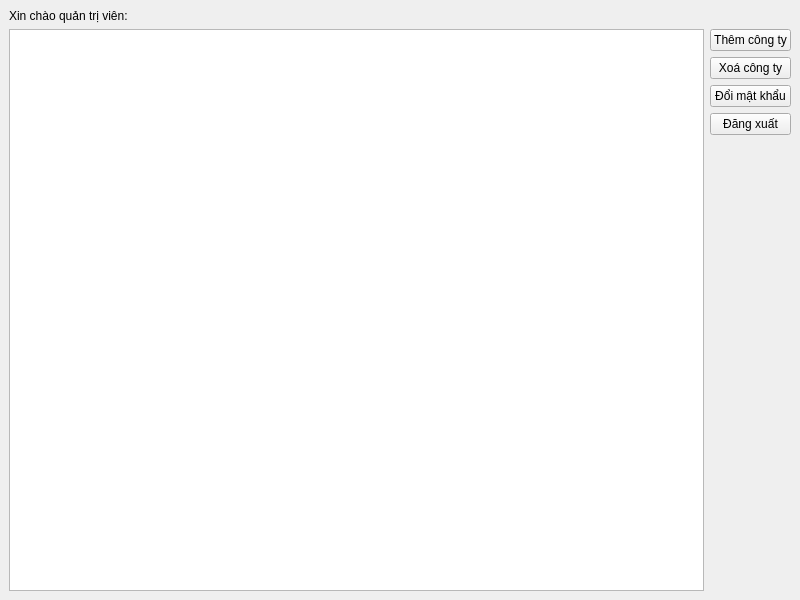
<?xml version="1.0" encoding="UTF-8"?>
<ui version="4.0">
 <class>QuanTriWindow</class>
 <widget class="QMainWindow" name="QuanTriWindow">
  <property name="geometry">
   <rect>
    <x>0</x>
    <y>0</y>
    <width>800</width>
    <height>600</height>
   </rect>
  </property>
  <property name="windowTitle">
   <string>MainWindow</string>
  </property>
  <widget class="QWidget" name="centralwidget">
   <layout class="QVBoxLayout" name="verticalLayout_2">
    <item>
     <layout class="QHBoxLayout" name="horizontalLayout">
      <item>
       <widget class="QLabel" name="label">
        <property name="text">
         <string>Xin chào quản trị viên:</string>
        </property>
       </widget>
      </item>
      <item>
       <widget class="QPushButton" name="pushButtonThongTinQuanTri">
        <property name="styleSheet">
         <string notr="true">border:none;</string>
        </property>
        <property name="text">
         <string/>
        </property>
       </widget>
      </item>
     </layout>
    </item>
    <item>
     <layout class="QHBoxLayout" name="horizontalLayout_2">
      <item>
       <widget class="QTableWidget" name="tableWidgetThongTinQuanLy"/>
      </item>
      <item>
       <layout class="QVBoxLayout" name="verticalLayout">
        <item>
         <widget class="QPushButton" name="pushButtonThemCongTy">
          <property name="text">
           <string>Thêm công ty</string>
          </property>
         </widget>
        </item>
        <item>
         <widget class="QPushButton" name="pushButtonXoaCongTy">
          <property name="text">
           <string>Xoá công ty</string>
          </property>
         </widget>
        </item>
        <item>
         <widget class="QPushButton" name="pushButtonDoiMatKhau">
          <property name="text">
           <string>Đổi mật khẩu</string>
          </property>
         </widget>
        </item>
        <item>
         <widget class="QPushButton" name="pushButtonDangXuat">
          <property name="text">
           <string>Đăng xuất</string>
          </property>
         </widget>
        </item>
        <item>
         <spacer name="verticalSpacer">
          <property name="orientation">
           <enum>Qt::Orientation::Vertical</enum>
          </property>
          <property name="sizeHint" stdset="0">
           <size>
            <width>20</width>
            <height>40</height>
           </size>
          </property>
         </spacer>
        </item>
       </layout>
      </item>
     </layout>
    </item>
   </layout>
  </widget>
 </widget>
 <resources/>
 <connections/>
</ui>
